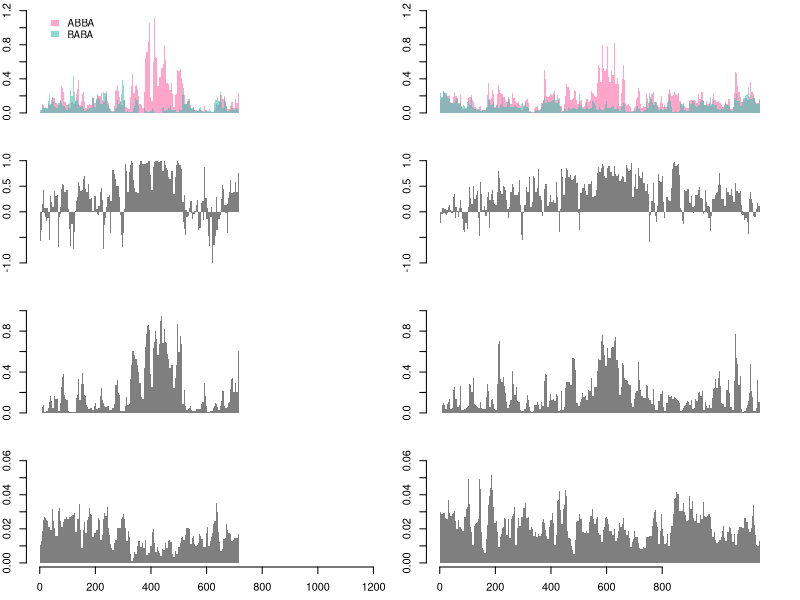

Generate this figure with R:
#!/usr/bin/env Rscript

# Figure_4.R
# Generate plots across BD and Yb bac walk regions for Figure 4 as a PDF file

# Written for "Evaluating the use of ABBA-BABA statistics to locate introgressed loci"
# by Simon H. Martin, John W. Davey and Chris D. Jiggins
# Simon Martin: shm45@cam.ac.uk
# John Davey:   jd626@cam.ac.uk
# November-December 2013


#input data

yb <- read.csv("Heliconius_HmB_windows.csv")
yb <- subset(yb, is.na(D) == F & is.na(mf) == F & sitesOverMinExD >= 1000)


bd <- read.csv("Heliconius_HmYb_windows.csv")
bd <- subset(bd, is.na(D) == F & is.na(mf) == F & sitesOverMinExD >= 1000)

pdf("Figure_4.pdf", width = 12, height = 7)


par(mfrow = c(4,2), mar = c(2.5,2,0.5,1))

#counts of ABBA and BABA per 100 sites
plot(0,0,cex = 0, ylim = c(0,1.2), bty = "n", xaxt = "n", xlab = "", xlim = c(0,1200000), ylab = "count per 100 sites")
polygon(c(min(yb$position),yb$position,max(yb$position)),c(0,yb$ABBA*100/yb$sites,0), border = NA, col = rgb(255,102,164,150, maxColorValue = 255))
polygon(c(min(yb$position),yb$position,max(yb$position)),c(0,yb$BABA*100/yb$sites,0), border = NA, col = rgb(60,192,176,150, maxColorValue = 255))

legend(10000, 1.2, legend = c("ABBA", "BABA"), fill = c(rgb(255,102,164,150, maxColorValue = 255),rgb(60,192,176,150, maxColorValue = 255)), bty = "n", border = NA, cex = 0.9)

plot(0,0,cex = 0, ylim = c(0,1.2), bty = "n", xaxt = "n", xlab = "", xlim = c(0,1200000), ylab = "count per 100 sites")
polygon(c(min(bd$position),bd$position,max(bd$position)),c(0,bd$ABBA*100/bd$sites,0), border = NA, col = rgb(255,102,164,150, maxColorValue = 255))
polygon(c(min(bd$position),bd$position,max(bd$position)),c(0,bd$BABA*100/bd$sites,0), border = NA, col = rgb(60,192,176,150, maxColorValue = 255))


# D stat
plot(0,0,cex = 0, ylim = c(-1,1), bty = "n", xlab = "", xlim = c(0,1200000), ylab = "f", xaxt = "n")
polygon(c(min(yb$position),yb$position,max(yb$position)),c(0,yb$D,0), border = NA, col = rgb(0,0,0,0.5))

plot(0,0,cex = 0, ylim = c(-1,1), bty = "n", xlab = "", xlim = c(0,1200000), ylab = "f", xaxt = "n")
polygon(c(min(bd$position),bd$position,max(bd$position)),c(0,bd$D,0), border = NA, col = rgb(0,0,0,0.5))



# f stat
plot(0,0,cex = 0, ylim = c(0,1), bty = "n", xlab = "", xlim = c(0,1200000), ylab = "f", xaxt = "n")
polygon(c(min(yb$position[yb$D >= 0]),yb$position[yb$D >= 0],max(yb$position[yb$D >= 0])),c(0,yb$mf[yb$D >= 0],0), border = NA, col = rgb(0,0,0,0.5))

plot(0,0,cex = 0, ylim = c(0,1), bty = "n", xlab = "", xlim = c(0,1200000), ylab = "f", xaxt = "n")
polygon(c(min(bd$position[bd$D >= 0]),bd$position[bd$D >= 0],max(bd$position[bd$D >= 0])),c(0,bd$mf[bd$D >= 0],0), border = NA, col = rgb(0,0,0,0.5))


# dXY

plot(0,0,cex = 0, ylim = c(0,0.06), bty = "n", xlab = "", xlim = c(0,1200000), ylab = "f", xaxt = "n")
polygon(c(min(yb$position),yb$position[is.na(yb$P2P3_dxy) == F],max(yb$position)),c(0,yb$P2P3_dxy[is.na(yb$P2P3_dxy) == F],0), border = NA, col = rgb(0,0,0,0.5))
axis(1,at = seq(0,1200000,200000), labels = seq(0, 1200, 200))

plot(0,0,cex = 0, ylim = c(0,0.06), bty = "n", xlab = "", xlim = c(0,1200000), ylab = "f", xaxt = "n")
polygon(c(min(bd$position),bd$position[is.na(bd$P2P3_dxy) == F],max(bd$position)),c(0,bd$P2P3_dxy[is.na(bd$P2P3_dxy) == F],0), border = NA, col = rgb(0,0,0,0.5))
axis(1,at = seq(0,800000,200000), labels = seq(0,800,200))


dev.off()

